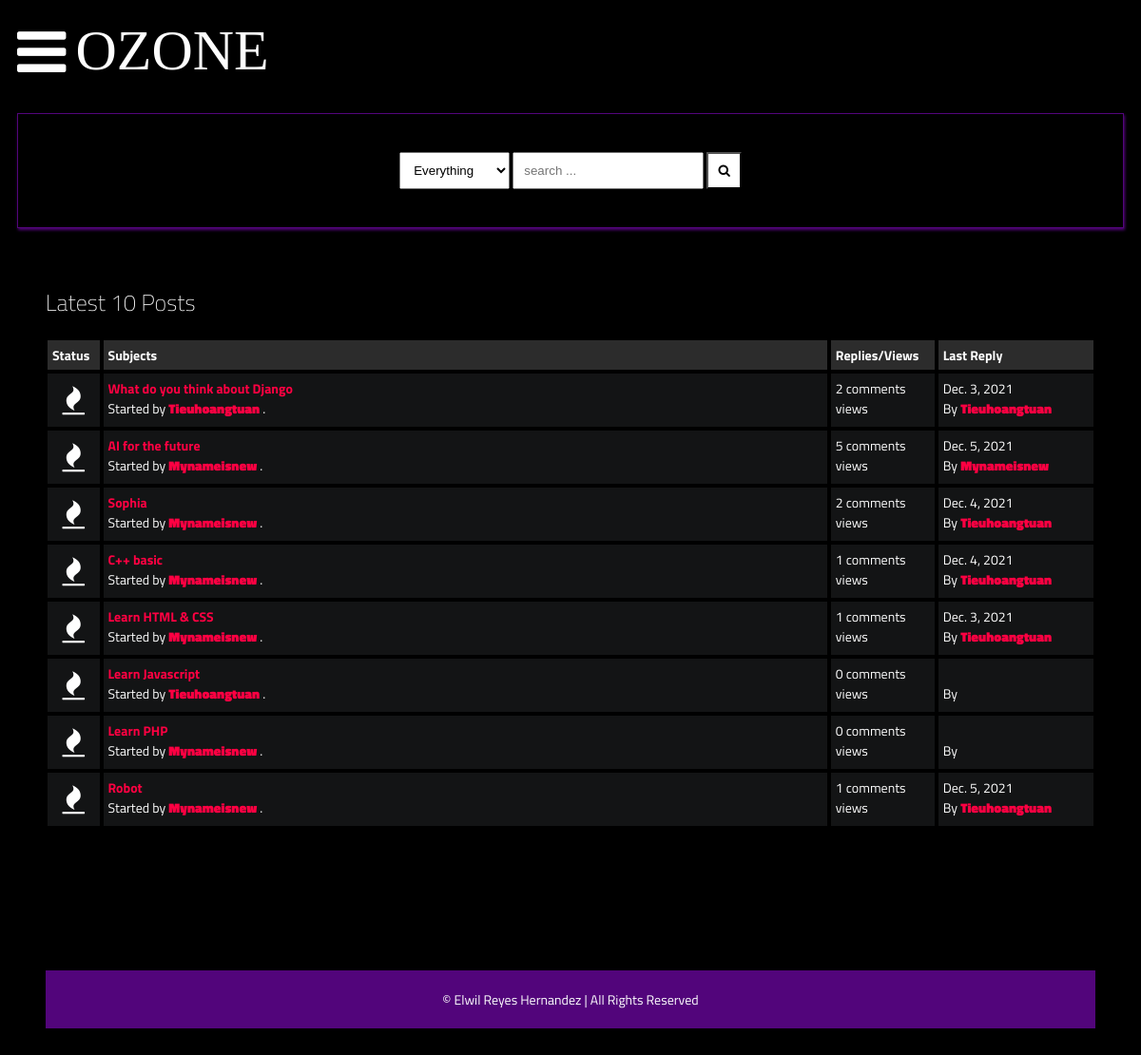
Page /latest_posts on the committed database.
### main/models.py (models this page shows, shortened)
class Post(models.Model):
    title = models.CharField(max_length=400)
    slug = models.SlugField(max_length=400, unique=True, blank=True)
    user = models.ForeignKey(Author, on_delete=models.CASCADE)
    content = HTMLField()
    categories = models.ManyToManyField(Category)
    date = models.DateTimeField(auto_now_add=True)
    approved = models.BooleanField(default=False)
    hit_count_generic = GenericRelation(HitCount, object_id_field='object_pk',
        related_query_name='hit_count_generic_relation'
    )
    tags = TaggableManager()
    comments = models.ManyToManyField(Comment, blank=True)
    closed = models.BooleanField(default=False)
    state = models.CharField(max_length=40, default="zero")
    def get_url(self):
        return reverse("detail", kwargs={
            "slug":self.slug
        })
    @property
    def num_comments(self):
        return self.comments.count()
    @property
    def last_reply(self):
        return self.comments.latest("date")

class Author(models.Model):
    user = models.ForeignKey(User, on_delete=models.CASCADE)
    fullname = models.CharField(max_length=40, blank=True)
    slug = slug = models.SlugField(max_length=400, unique=True, blank=True)
    bio = HTMLField()
    points = models.IntegerField(default=0)
    profile_pic = ResizedImageField(size=[50, 80], quality=100, upload_to="authors", default=None, null=True, blank=True)

class Comment(models.Model):
    user = models.ForeignKey(Author, on_delete=models.CASCADE)
    content = models.TextField()
    date = models.DateTimeField(auto_now_add=True)
    replies = models.ManyToManyField(Reply, blank=True)

### main/views.py (the view)
# urls.py: path("latest_posts", latest_posts, name="latest_posts"),
def latest_posts(request):
    posts = Post.objects.all().filter(approved=True)[:10]
    context = {
        "posts":posts,
        "title": "OZONE: Latest 10 Posts"
    }
    return render(request, "latest-posts.html", context)

### main/context_processors.py (called while the page is built, shortened)
def searchFunction(request):
    search_context = {}
    posts = Post.objects.all()
    return search_context

### templates/latest-posts.html
{% extends 'base.html' %}
{% load hitcount_tags %}
{% block content %}
    <div class="container">
        <div class="navigate">
            <span>Latest 10 Posts</span>
        </div>
        <div class="posts-table">
            <div class="table-head">
                <div class="status">Status</div>
                <div class="subjects">Subjects</div>
                <div class="replies">Replies/Views</div>
                <div class="last-reply">Last Reply</div>
            </div>
            {% for post in posts %}
            <div class="table-row">
                <div class="status"><i class="fa fa-fire"></i></div>
                <div class="subjects">
                    <a href="{{post.get_url}}">{{post.title}}</a>
                    <br>
                    <span>Started by <b><a href="">{{post.user.fullname|title}}</a></b> .</span>
                </div>
                <div class="replies">
                    {{post.num_comments}} comments <br> {% get_hit_count for post %} views
                </div>
                <div class="last-reply">
                    {{post.last_reply.date|date}}
                    <br>By <b><a href="">{{post.last_reply.user.fullname|title}}</a></b>
                </div>
            </div>
            {% endfor %}
        </div>
    {% endblock content %}

### static/style.css (style rules this page uses)
* { box-sizing: border-box; }
html { font-size: 14px; font-family: 'Titillium Web', sans-serif; background-color:rgb(0,0,0); color:#FEFEFE; }
a { color:#FF0042; font-weight: bolder; text-decoration: none; }
.container { margin: 20px; padding: 20px; }
.table-head { display: flex; }
.table-head div { padding: 5px; margin: 2px; background-color: #2C2C2C; font-weight: bold; }
.table-head .status { flex: 5%; }
.table-head .subjects { flex: 70%; }
.table-head .replies { flex: 10%; }
.table-head .last-reply { flex: 15%; }
.table-row { display: flex; }
.table-row .status, .table-row .subjects, .table-row .replies, .table-row .last-reply { padding: 5px; margin: 2px; background-color: #131415; }
.table-row .status { flex: 5%; font-size: 30px; text-align: center; }
.table-row .subjects { flex: 70%; }
.table-row .replies { flex: 10%; }
.table-row .last-reply { flex: 15%; }
.navigate { margin-block: 20px; font-weight: lighter; font-size: 24px; }

### rows in the picture
Post: title "What do you think about Django", user.fullname "Tieuhoangtuan", num_comments "2", last_reply "Dec. 3, 2021", last_reply.user.fullname "Tieuhoangtuan"
Post: title "AI for the future", user.fullname "Mynameisnew", num_comments "5", last_reply "Dec. 5, 2021", last_reply.user.fullname "Mynameisnew"
Post: title "Sophia", user.fullname "Mynameisnew", num_comments "2", last_reply "Dec. 4, 2021", last_reply.user.fullname "Tieuhoangtuan"
Post: title "C++ basic", user.fullname "Mynameisnew", num_comments "1", last_reply "Dec. 4, 2021", last_reply.user.fullname "Tieuhoangtuan"
Post: title "Learn HTML & CSS", user.fullname "Mynameisnew", num_comments "1", last_reply "Dec. 3, 2021", last_reply.user.fullname "Tieuhoangtuan"
Post: title "Learn Javascript", user.fullname "Tieuhoangtuan", num_comments "0"
Post: title "Learn PHP", user.fullname "Mynameisnew", num_comments "0"
Post: title "Robot", user.fullname "Mynameisnew", num_comments "1", last_reply "Dec. 5, 2021", last_reply.user.fullname "Tieuhoangtuan"
